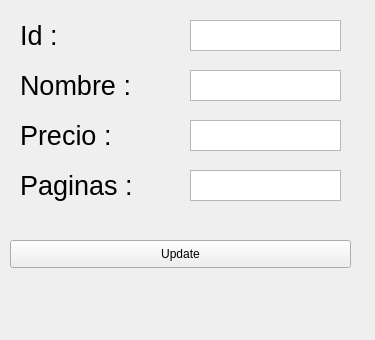
<?xml version="1.0" encoding="UTF-8"?>
<ui version="4.0">
 <class>UpdateWindow</class>
 <widget class="QWidget" name="UpdateWindow">
  <property name="geometry">
   <rect>
    <x>0</x>
    <y>0</y>
    <width>375</width>
    <height>340</height>
   </rect>
  </property>
  <property name="windowTitle">
   <string>Update</string>
  </property>
  <widget class="QPushButton" name="botonUpdateLibro">
   <property name="geometry">
    <rect>
     <x>10</x>
     <y>240</y>
     <width>341</width>
     <height>28</height>
    </rect>
   </property>
   <property name="text">
    <string>Update</string>
   </property>
  </widget>
  <widget class="QTextEdit" name="textEditUpdateId">
   <property name="geometry">
    <rect>
     <x>190</x>
     <y>20</y>
     <width>151</width>
     <height>31</height>
    </rect>
   </property>
  </widget>
  <widget class="QTextEdit" name="textEditUpdateNombre">
   <property name="geometry">
    <rect>
     <x>190</x>
     <y>70</y>
     <width>151</width>
     <height>31</height>
    </rect>
   </property>
  </widget>
  <widget class="QTextEdit" name="textEditUpdatePaginas">
   <property name="geometry">
    <rect>
     <x>190</x>
     <y>170</y>
     <width>151</width>
     <height>31</height>
    </rect>
   </property>
  </widget>
  <widget class="QLabel" name="label_3">
   <property name="geometry">
    <rect>
     <x>20</x>
     <y>110</y>
     <width>161</width>
     <height>51</height>
    </rect>
   </property>
   <property name="font">
    <font>
     <pointsize>20</pointsize>
    </font>
   </property>
   <property name="layoutDirection">
    <enum>Qt::LeftToRight</enum>
   </property>
   <property name="text">
    <string>Precio :</string>
   </property>
   <property name="alignment">
    <set>Qt::AlignLeading|Qt::AlignLeft|Qt::AlignVCenter</set>
   </property>
  </widget>
  <widget class="QLabel" name="label">
   <property name="geometry">
    <rect>
     <x>20</x>
     <y>10</y>
     <width>71</width>
     <height>51</height>
    </rect>
   </property>
   <property name="font">
    <font>
     <pointsize>20</pointsize>
    </font>
   </property>
   <property name="layoutDirection">
    <enum>Qt::LeftToRight</enum>
   </property>
   <property name="text">
    <string>Id :</string>
   </property>
   <property name="alignment">
    <set>Qt::AlignLeading|Qt::AlignLeft|Qt::AlignVCenter</set>
   </property>
  </widget>
  <widget class="QLabel" name="label_4">
   <property name="geometry">
    <rect>
     <x>20</x>
     <y>160</y>
     <width>161</width>
     <height>51</height>
    </rect>
   </property>
   <property name="font">
    <font>
     <pointsize>20</pointsize>
    </font>
   </property>
   <property name="layoutDirection">
    <enum>Qt::LeftToRight</enum>
   </property>
   <property name="text">
    <string>Paginas :</string>
   </property>
   <property name="alignment">
    <set>Qt::AlignLeading|Qt::AlignLeft|Qt::AlignVCenter</set>
   </property>
  </widget>
  <widget class="QLabel" name="label_2">
   <property name="geometry">
    <rect>
     <x>20</x>
     <y>60</y>
     <width>161</width>
     <height>51</height>
    </rect>
   </property>
   <property name="font">
    <font>
     <pointsize>20</pointsize>
    </font>
   </property>
   <property name="layoutDirection">
    <enum>Qt::LeftToRight</enum>
   </property>
   <property name="text">
    <string>Nombre :</string>
   </property>
   <property name="alignment">
    <set>Qt::AlignLeading|Qt::AlignLeft|Qt::AlignVCenter</set>
   </property>
  </widget>
  <widget class="QTextEdit" name="textEditUpdatePrecio">
   <property name="geometry">
    <rect>
     <x>190</x>
     <y>120</y>
     <width>151</width>
     <height>31</height>
    </rect>
   </property>
  </widget>
  <widget class="QLabel" name="textoActualizacionUpdate">
   <property name="geometry">
    <rect>
     <x>40</x>
     <y>290</y>
     <width>311</width>
     <height>31</height>
    </rect>
   </property>
   <property name="font">
    <font>
     <pointsize>14</pointsize>
    </font>
   </property>
   <property name="text">
    <string/>
   </property>
   <property name="alignment">
    <set>Qt::AlignCenter</set>
   </property>
  </widget>
 </widget>
 <resources/>
 <connections/>
</ui>
